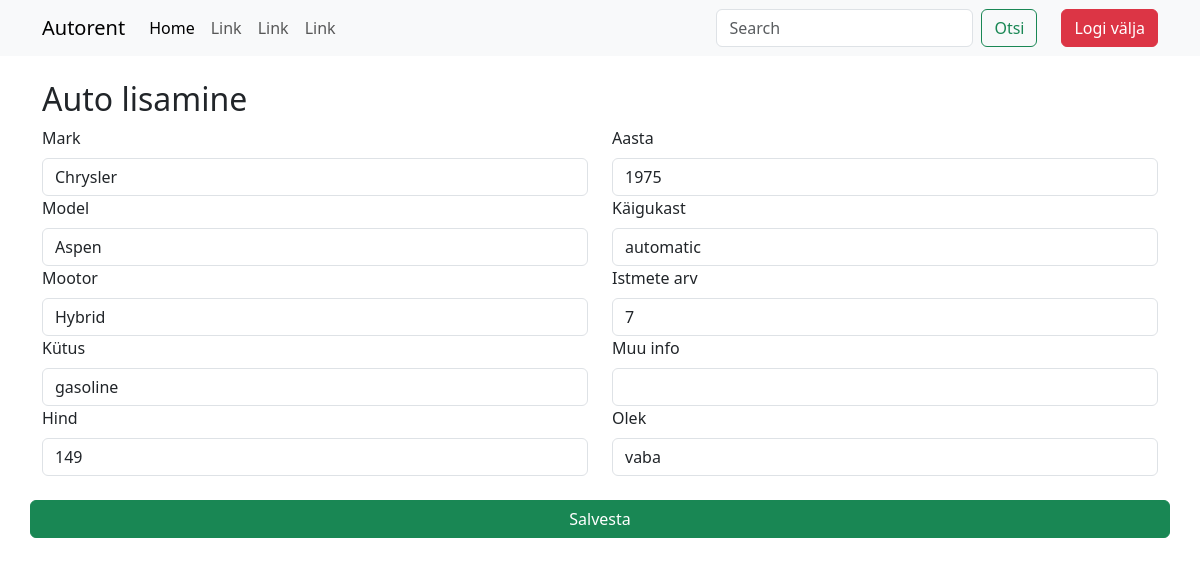
/admin/muuda.php?editid=4 (signed in), run on the app's committed database.
### tables this page shows
CREATE TABLE `cars` (
  `id` int(4) NOT NULL AUTO_INCREMENT,
  `mark` varchar(255) NOT NULL,
  `model` varchar(255) NOT NULL,
  `engine` varchar(255) NOT NULL,
  `fuel` varchar(255) NOT NULL,
  `price` int(4) NOT NULL,
  `image` varchar(255) NOT NULL,
  `year` year(4) NOT NULL,
  `transmission` varchar(225) NOT NULL,
  `seats` int(1) NOT NULL,
  `description` varchar(255) NOT NULL,
  `status` enum('vaba','rendidud','hoolduses') NOT NULL,
  PRIMARY KEY (`id`)
);

### admin/muuda.php (the view, shortened to what this page needs)
<?php include('../config.php'); ?>
<?php include('../header.php'); ?>
<?php
    if(isset($_GET["editid"])){
        $id = $_GET["editid"];
        $paring = "SELECT * FROM cars WHERE id=$id";
        $valjund = mysqli_query($yhendus, $paring);
        $rida = mysqli_fetch_assoc($valjund);
    }
?>
<div class="container">
    <h2>Auto lisamine</h2>
    <form action="muuda.php" method="get">
        <div class="row g-4">
            <div class="col-sm-6">
                <label for="mark" class="form-label">Mark</label>
                <input type="text" class="form-control" id="mark" name="mark" value="<?= $rida['mark']; ?>">
                <label for="model" class="form-label">Model</label>
                <input type="text" class="form-control" id="model" name="model" value="<?= $rida['model']; ?>">
                <label for="engine" class="form-label">Mootor</label>
                <input type="text" class="form-control" id="engine" name="engine" value="<?= $rida['engine']; ?>">
                <label for="fuel" class="form-label">Kütus</label>
                <input type="text" class="form-control" id="fuel" name="fuel" value="<?= $rida['fuel']; ?>">
                <label for="price" class="form-label">Hind</label>
                <input type="number" class="form-control" id="price" name="price" value="<?= $rida['price']; ?>">
            </div>
            <div class="col-sm-6">
                <label for="year" class="form-label">Aasta</label>
                <input type="number" class="form-control" id="year" name="year" value="<?= $rida['year']; ?>">
                <label for="transmission" class="form-label">Käigukast</label>
                <input type="text" class="form-control" id="transmission" name="transmission" value="<?= $rida['transmission']; ?>">
                <label for="seats" class="form-label">Istmete arv</label>
                <input type="number" class="form-control" id="seats" name="seats" value="<?= $rida['seats']; ?>">
                <label for="description" class="form-label">Muu info</label>
                <input type="text" class="form-control" id="description" name="description" value="<?= $rida['description']; ?>">
                <label for="status" class="form-label">Olek</label>
                <input type="text" class="form-control" id="status" name="status" value="<?= $rida['status']; ?>">
            </div>
            <input type="submit" value="Salvesta" class="btn btn-success">
        </div>
    </form>
</div>
  </body>
</html>

### data on the page
cars: mark "Chrysler", model "Aspen", engine "Hybrid", fuel "gasoline", price "149", year "1975", transmission "automatic", seats "7", status "vaba"
